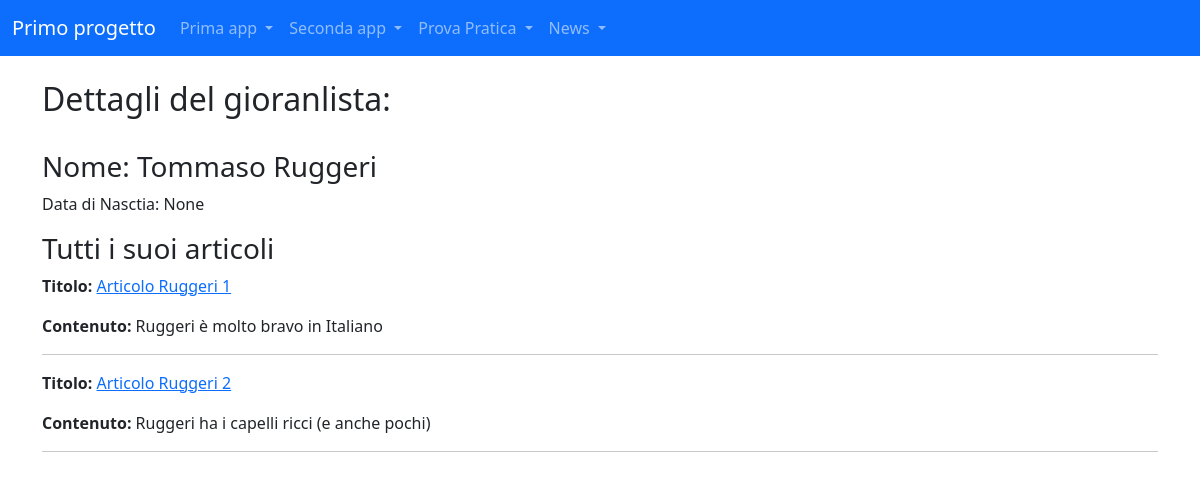
The app's page /news/giornalista_deatils/2 with its own data.
### news/models.py (models this page shows, shortened)
class Giornalista(models.Model):
    nome = models.CharField(max_length=20)
    cognome = models.CharField(max_length=20)
    anno_di_nascita = models.DateField(null=True, blank=True)
    class Meta:
        verbose_name = "Giornalista"
        verbose_name_plural = "Giornalisti"

class Articolo(models.Model):
    titolo = models.CharField(max_length=100)
    contenuto = models.TextField()
    giornalista = models.ForeignKey(Giornalista, on_delete=models.CASCADE, related_name='articoli')
    data = models.DateField(null=True, blank=True)
    visualizzazioni = models.PositiveIntegerField(default=0)
    class Meta:
        verbose_name = "Articolo"
        verbose_name_plural = "Articoli"

### news/views.py (the view)
# urls.py: path("giornalista_deatils/<int:pk>", giornalistaDetails, name="giornalista_details"),
def giornalistaDetails(request, pk):
    giornalista = get_object_or_404(Giornalista, pk=pk)
    articoli = Articolo.objects.filter(giornalista=giornalista)
    context = {"giornalista" : giornalista, "articoli" : articoli}
    return render(request, "news/giornalista_details.html", context)

### news/templates/news/giornalista_details.html (shortened to what this page needs)
{% extends 'base.html' %}
{% block content %}
    <h2>Dettagli del gioranlista:</h2><br>
    <h3>Nome: {{ giornalista.nome}} {{giornalista.cognome}}</h3>
    <p>Data di Nasctia: {{ giornalista.anno_di_nascita}}</p>
    <h3>Tutti i suoi articoli</h3>
    {% for articolo in articoli %}
        <p><strong>Titolo: </strong><a href="{% url 'news:articolo_details' articolo.pk %}">{{ articolo.titolo }}</a></p>
        <p><strong>Contenuto: </strong>{{ articolo.contenuto }}</p>
        <hr>
    {% endfor %}
{% endblock content %}

### records on screen
Giornalista: nome "Tommaso", cognome "Ruggeri", anno_di_nascita "None"
Articolo: titolo "Articolo Ruggeri 1", contenuto "Ruggeri è molto bravo in Italiano"
Articolo: titolo "Articolo Ruggeri 2", contenuto "Ruggeri ha i capelli ricci (e anche pochi)"
